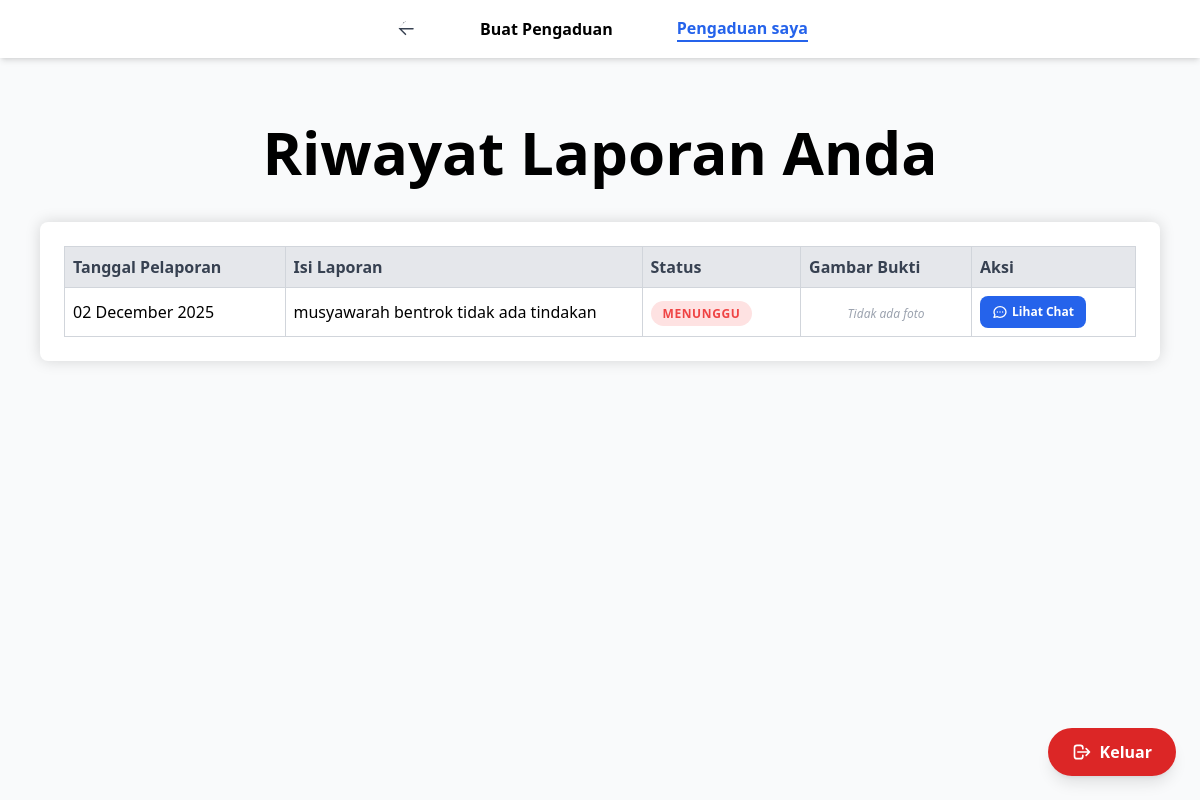
Page /laporan_saya/ (signed in) on the committed database.
### base/models.py (models this page shows, shortened)
class Pengaduan(models.Model):
    STATUS_CHOICES = [
        ('menunggu', 'Menunggu'),
        ('proses', 'Dalam Proses'),
        ('selesai', 'Selesai'),
    ]
    user = models.ForeignKey(settings.AUTH_USER_MODEL, on_delete=models.CASCADE, null=True, blank=True)
    tanggal_pelaporan = models.DateField()
    isi_laporan = models.TextField()
    gambar_bukti = models.ImageField(upload_to='bukti_laporan/', blank=True, null=True)
    status = models.CharField(max_length=20, choices=STATUS_CHOICES, default='menunggu')
    dibuat_pada = models.DateTimeField(auto_now_add=True)

### base/views.py (the view)
# urls.py: path('laporan_saya/', views.laporan_saya, name='laporan_saya'),
@login_required
def laporan_saya(request):
    laporan_list = Pengaduan.objects.filter(user=request.user).order_by('-dibuat_pada')
    return render(request, 'my laporan.html', {'laporan_list': laporan_list})

### base/templates/my laporan.html (shortened to what this page needs)
{% load static %}
<!DOCTYPE html>
<html lang="en">
<head>
    <script src="https://cdn.tailwindcss.com"></script>
</head>
<body class="bg-gray-50">
    <header class="items-center justify-center p-4 bg-white shadow-md flex sticky top-0 z-50 ">
        <nav class="underline-none font-semibold flex items-center gap-16 justify-center">
            <a href="{% url 'beranda' %}" class="outline-none flex items-start gap-2 text-blue-600 hover:text-blue-800">
                <svg class="w-6 h-6 fill-current text-gray-700" xmlns="http://www.w3.org/2000/svg" viewBox="0 0 24 24">
                    <path fill-rule="evenodd" d="M11.03 5.47a.75.75 0 0 1 0 1.06l-4.375 4.375H21a.75.75 0 0 1 0 1.5h-11.375l4.375 4.375a.75.75 0 1 1-1.06 1.06l-6-6a.75.75 0 0 1 0-1.06l6-6a.75.75 0 0 1 1.06 0z" />
                </svg>
            </a>
            {% if user.is_staff %}
                <a href="{% url 'admin_dashboard' %}" class="hover:text-blue-800">Lihat semua pengaduan</a>
            {% else %}
                <a href="{% url 'laporan' %}" class="hover:text-blue-800">Buat Pengaduan</a>
            {% endif %}
            <a href="#" class="text-blue-600 font-semibold border-b-2 border-blue-600">Pengaduan saya</a>
        </nav>
    </header>
    <div class="flex justify-center items-center mt-16 md:text-center">
        <h1 class="text-4xl md:text-6xl font-bold text-center">Riwayat Laporan Anda</h1>
    </div>
    <div class="max-w-7xl mx-auto">
        <div class="justify-center flex items-center bg-white shadow-[0_0_15px_rgba(0,0,0,0.15)] p-6 mt-10 mb-16 mx-4 md:mx-10 rounded-lg">
            <table class="min-w-full border-collapse block md:table">
                <thead class="block md:table-header-group">
                    <tr class="border border-gray-300 md:border-none block md:table-row absolute -top-full md:top-auto -left-full md:left-auto md:relative">
                        <th class="bg-gray-200 p-2 text-gray-700 font-bold md:border md:border-gray-300 text-left block md:table-cell">Tanggal Pelaporan</th>
                        <th class="bg-gray-200 p-2 text-gray-700 font-bold md:border md:border-gray-300 text-left block md:table-cell w-1/3">Isi Laporan</th>
                        <th class="bg-gray-200 p-2 text-gray-700 font-bold md:border md:border-gray-300 text-left block md:table-cell">Status</th>
                        <th class="bg-gray-200 p-2 text-gray-700 font-bold md:border md:border-gray-300 text-left block md:table-cell">Gambar Bukti</th>
                        <th class="bg-gray-200 p-2 text-gray-700 font-bold md:border md:border-gray-300 text-left block md:table-cell">Aksi</th>
                    </tr>
                </thead>
                <tbody class="block md:table-row-group">
                    {% for laporan in laporan_list %}
                    <tr class="bg-white border border-gray-300 md:border-none block md:table-row hover:bg-gray-50 transition duration-150">
                        <td class="p-2 md:border md:border-gray-300 text-left block md:table-cell">
                            {{ laporan.tanggal_pelaporan|date:"d F Y" }}
                        </td>
                        <td class="p-2 md:border md:border-gray-300 text-left block md:table-cell break-all">
                            {{ laporan.isi_laporan|truncatechars:100 }}
                        </td>
                        <td class="p-2 md:border md:border-gray-300 text-left block md:table-cell font-semibold">
                            {% if laporan.status == 'menunggu' %}
                                <span class="text-red-500 bg-red-100 px-3 py-1 rounded-full text-xs uppercase tracking-wider">Menunggu</span>
                            {% elif laporan.status == 'proses' %}
                                <span class="text-yellow-600 bg-yellow-100 px-3 py-1 rounded-full text-xs uppercase tracking-wider">Dalam Proses</span>
                            {% else %}
                                <span class="text-green-600 bg-green-100 px-3 py-1 rounded-full text-xs uppercase tracking-wider">Selesai</span>
                            {% endif %}
                        </td>
                        <td class="p-2 md:border md:border-gray-300 text-left block md:table-cell text-center">
                            {% if laporan.gambar_bukti %}
                                <a href="{{ laporan.gambar_bukti.url }}" target="_blank" class="inline-block">
                                    <img src="{{ laporan.gambar_bukti.url }}" alt="Bukti Laporan" class="w-16 h-16 object-cover rounded-lg border border-gray-200 hover:scale-110 transition-transform shadow-sm">
                                </a>
                            {% else %}
                                <span class="text-gray-400 text-xs italic">Tidak ada foto</span>
                            {% endif %}
                        </td>
                        <td class="p-2 md:border md:border-gray-300 text-left block md:table-cell">
                            <a href="{% url 'detail_laporan' laporan.id %}" class="inline-flex items-center bg-blue-600 hover:bg-blue-700 text-white text-xs font-bold py-2 px-3 rounded-lg transition-colors">
                                Lihat Chat
                            </a>
                        </td>
                    </tr>
                    {% empty %}
                    <tr class="block md:table-row text-center p-4">
                        <td colspan="5" class="p-8 md:border md:border-gray-300 text-gray-500 italic text-lg">
                            Belum ada laporan pengaduan yang dibuat.
                        </td>
                    </tr>
                    {% endfor %}
                </tbody>
            </table>
        </div>
    </div>
    <div class="fixed bottom-6 right-6 z-50">
        <a href="{% url 'keluar' %}" class="bg-red-600 hover:bg-red-700 shadow-lg px-6 py-3 text-white font-bold rounded-full transition-all flex items-center gap-2">
            <svg class="w-5 h-5" fill="none" stroke="currentColor" viewBox="0 0 24 24">
                <path stroke-linecap="round" stroke-linejoin="round" stroke-width="2" d="M17 16l4-4m0 0l-4-4m4 4H7m6 4v1a3 3 0 01-3 3H6a3 3 0 01-3-3V7a3 3 0 013-3h4a3 3 0 013 3v1" />
            </svg>
            Keluar
        </a>
    </div>
</body>
</html>

### rows in the picture
Pengaduan: tanggal_pelaporan "02 December 2025", isi_laporan "musyawarah bentrok tidak ada tindakan", status "MENUNGGU", gambar_bukti "Tidak ada foto"
